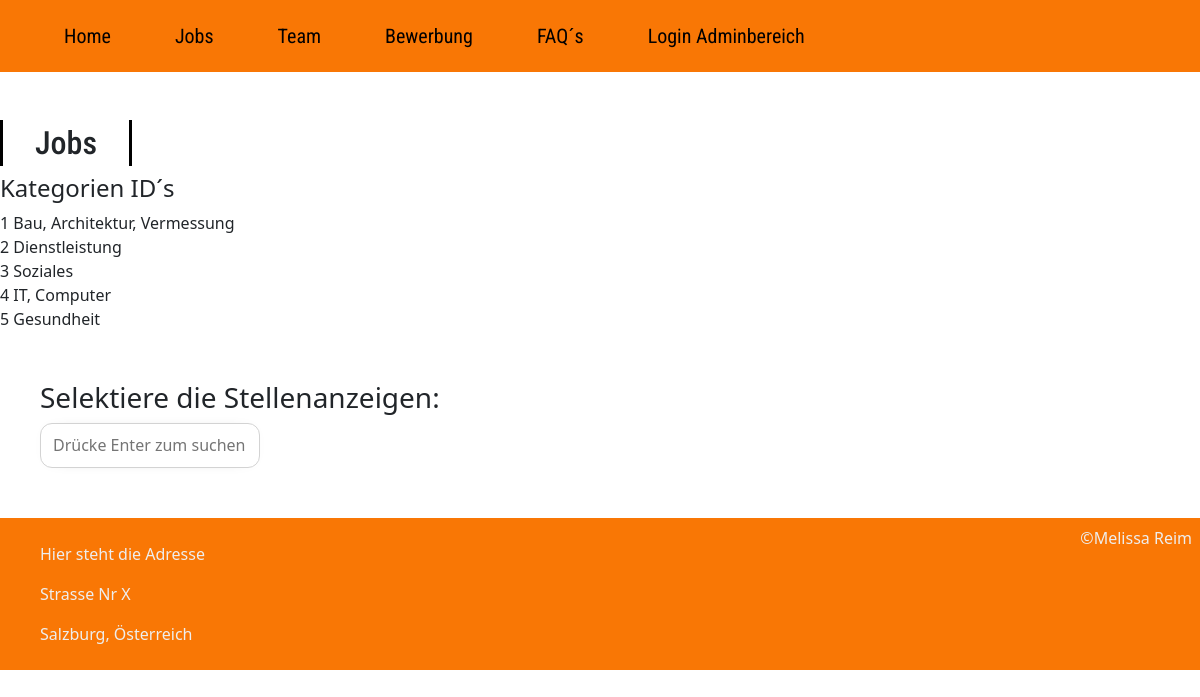
Page /PHP/index.php?seite=jobs on the earlier database version.
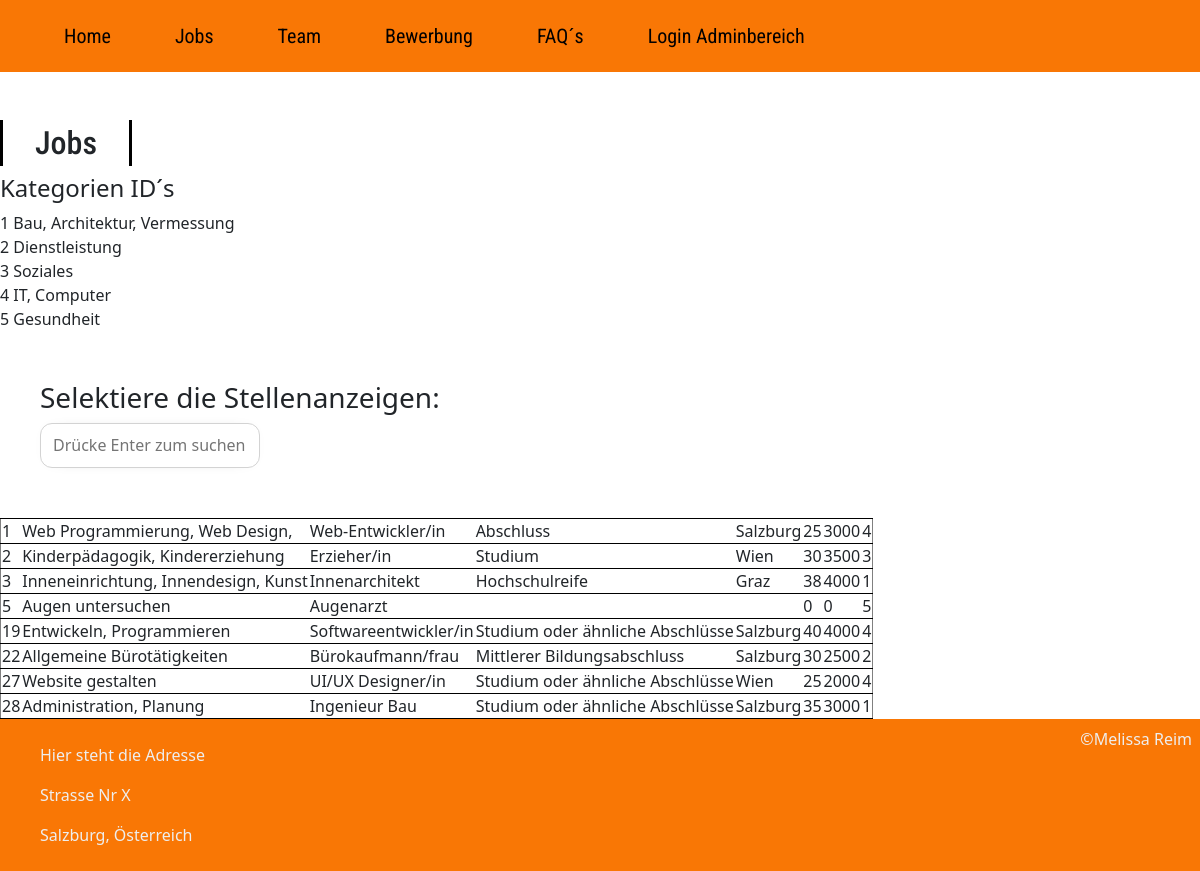
Same page on the later database version.
### tables this page shows
CREATE TABLE `jobs` (
  `id` int(10) UNSIGNED NOT NULL,
  `jobs` varchar(255) NOT NULL,
  `titel` varchar(255) NOT NULL,
  `kategorie_id` int(10) UNSIGNED NOT NULL,
  `qualifikation` varchar(255) NOT NULL,
  `dienstort` varchar(50) NOT NULL,
  `stundenausmaß` varchar(255) NOT NULL,
  `mindestgehalt_euro` varchar(255) NOT NULL,
  `datum` datetime NOT NULL DEFAULT current_timestamp()
);

### PHP/index.php (called while the page is built, shortened)
<?php
include "kopf.php";
?>
<?php
if (empty($_GET["seite"])){
    $site = "home";
} else{
    $site = $_GET["seite"];
}
if($site == "home") {
    $include_datei = "inhalte/home.php";
    $seitentitel ="Find your passion";
} else if ($site == "jobs") {
    $include_datei = "inhalte/jobs.php";
} else if ($site == "ueberuns") {
    $include_datei = "inhalte/ueberuns.php";
    $seitentitel ="Team";
} else if ($site == "bewerbung") {
    $include_datei = "inhalte/bewerbung.php";
    $seitentitel ="Bewerben.";
} else if ($site == "faq") {
    $include_datei = "inhalte/faq.php";
    $seitentitel ="FAQ´s";
} else {
    $include_datei = "error404.php";
}
?>
<?php
include  $include_datei;
include "fuss.php";
?>

### PHP/admin/funktionen.php (called while the page is built, shortened)
<?php
$db = mysqli_connect("localhost", "root", "", "getajob");
mysqli_set_charset($db, "utf8");
function query ($sql_befehl) {
    global $db;
    $result = mysqli_query($db, $sql_befehl);
    return $result;
}

### PHP/inhalte/jobs.php (the view, shortened to what this page needs)
<?php include "admin/funktionen.php"; ?>
</head>
<body>
    <h2 class="page-heading">Jobs</h2>
    <h4>Kategorien ID´s</h4>
    <p>1 Bau, Architektur, Vermessung <br> 2 Dienstleistung<br> 3 Soziales<br> 4 IT, Computer<br> 5 Gesundheit</p>
    <div id="searching">
        <h3>Selektiere die Stellenanzeigen:</h3>
        <input id="jobSearchInput" placeholder="Drücke Enter zum suchen ..." type="text" name="text" class="input">
    </div>
    <?php
    $result = query("SELECT * FROM jobs ORDER BY id ASC");
    echo "<table id='myTable' border='1'>";
    echo "<tbody>";
    while ($row = mysqli_fetch_assoc($result)) {
        echo "<tr style='border-bottom: 1px solid black;'>";
        echo "<td>" . $row["id"] . "</td>";
        echo "<td>" . $row["jobs"] . "</td>";
        echo "<td>" . $row["titel"] . "</td>";
        echo "<td>" . $row["qualifikation"] . "</td>";
        echo "<td>" . $row["dienstort"] . "</td>";
        echo "<td>" . $row["stundenausmaß"] . "</td>";
        echo "<td>" . $row["mindestgehalt_euro"] . "</td>";
        echo "<td>" . $row["kategorie_id"] . "</td>";
        echo "</tr>";
    }
    echo "</tbody>";
    echo "</table>";
    ?>

### PHP/kopf.php (shortened to what this page needs)
  <link rel="stylesheet" href="https://use.fontawesome.com/releases/v5.1.0/css/all.css"
>
<link rel="stylesheet" href="style.css">
<link
rel="stylesheet"
href="../vendor/bootstrap-5.3.2-dist/css/bootstrap.css"
/>
    <nav>
        <div id="logo-img">
            <a href="#">
            </a>
            <p class="slogan"><bold>Getajob</bold> <br> Find your passion</p>
        </div>
        <ul>
            <li>
                <a href="index.html">Home</a>
            </li>
            <li>
                <a href="jobs.html">Jobs</a>
            </li>
            <li>
                <a href="ueberuns.html">Team</a>
            </li>
            <li>
                <a href="login.html">Login</a>
            </li>
            <li>
                <a href="bewerbung.html">Bewerben</a>
            </li>
            <li>
                <a href="faq.html">FAQ´s</a>
            </li>
        </ul>
    </nav>
<?php include "nav.php"; ?>

### PHP/nav.php
<?php
$nav_punkte = array(
    "home" => "Home"
    , "jobs" => "Jobs"
    , "ueberuns" => "Team"
    , "bewerbung" => "Bewerbung"
    , "faq" => "FAQ´s"
);
echo "<nav><ul>";
foreach ($nav_punkte as $href => $nav_punkt) {
    echo '<li ';
    if (true == $href) {
        echo 'class="active"';
    }
    echo '><a href="?seite=';
    echo $href . '">' . $nav_punkt;
    echo "</a></li>" ;
  }
echo "<li><a href='admin/login.php'>Login Adminbereich</a></li></ul></nav>";
?>

### PHP/fuss.php (shortened to what this page needs)
  <link rel="stylesheet" href="https://use.fontawesome.com/releases/v5.1.0/css/all.css"
>
<link rel="stylesheet" href="style.css">
<link
rel="stylesheet"
href="../vendor/bootstrap-5.3.2-dist/css/bootstrap.css"
/>
<footer>
            <div id="left-footer">
                <p>
                    <ul>
                        <li>
                            <p>Hier steht die Adresse</p>
                        </li>
                        <li>
                            <p>Strasse Nr X</p>
                        </li>
                        <li>
                            <p>Salzburg, Österreich</p>
                        </li>
                    </ul>
                </p>
            </div>
            &copy; <?php// echo "2024 - " . date("Y"); echo $nav_punkte[$site]; ?> <p> Melissa Reim</p>
        </footer>

### PHP/style.css (style rules this page uses)
body { font-family: "Roboto", sans-serif; margin: 0; }
p { line-height: 1.5; }
a { text-decoration: none; color: black; }
input, textarea { height: 32px; padding: 0 16px; font-family: "Roboto Condensed", sans-serif; font-size: 20px; border: none; box-shadow: inset 8px 3px 18px -4px rgba(0, 0, 0, 0.4); }
.input { width: 100%; max-width: 220px; height: 45px; padding: 12px; border-radius: 12px; border: 1.5px solid lightgrey; outline: none; transition: all 0.3s cubic-bezier(0.19, 1, 0.22, 1); box-shadow: 0px 0px 20px -18px; }
nav { height: 72px; width: 100%; margin: 0; position: fixed; font-family: "Roboto Condensed", sans-serif; font-size: 20px; display: flex; justify-content: space-between; padding: 0 16px 0 0; box-sizing: border-box; z-index: 100; background: rgb(249, 119, 5); }
nav a { padding: 0 32px; color: rgb(3, 0, 0); transition: 0.4s; text-decoration: none; background: rgb(249, 119, 5); }
nav ul { display: flex; list-style: none; justify-content: space-around; align-items: center; height: 100%; margin: 0; }
.slogan { font-size: 15px; margin: 10px; color: rgb(249, 119, 5); background: rgb(249, 119, 5); }
#logo-img { display: flex; height: 100%; background: #f4d0a8; padding: 0 32px; align-items: center; color: white; transition: 0.4s; background: rgb(249, 119, 5); }
#searching { margin-top: 50px; margin-bottom: 50px; display: flex; justify-content: space-between; flex-flow: column; padding-left: 40px; padding-right: 150px; }
footer { background: rgb(249, 119, 5); padding: 8px; color: #eee; display: flex; }
footer #left-footer { flex: 1; border-right: 1px solid rgb(249, 119, 5); padding-left: 32px; }
footer #left-footer ul { padding: 0; list-style: none; line-height: 1.5; }
.page-heading { font-size: 32px; font-family: "Roboto Condensed", sans-serif; border-left: 3px solid black; border-right: 3px solid black; transition: all 0.4s; display: inline-block; padding: 4px 32px; margin-top: 120px; }

Differences in the rows shown:
added jobs: id "1", jobs "Web Programmierung, Web Design,", titel "Web-Entwickler/in", qualifikation "Abschluss", dienstort "Salzburg", stundenausmaß "25", mindestgehalt_euro "3000", kategorie "4"
added jobs: id "2", jobs "Kinderpädagogik, Kindererziehung", titel "Erzieher/in", qualifikation "Studium", dienstort "Wien", stundenausmaß "30", mindestgehalt_euro "3500", kategorie "3"
added jobs: id "3", jobs "Inneneinrichtung, Innendesign, Kunst", titel "Innenarchitekt", qualifikation "Hochschulreife", dienstort "Graz", stundenausmaß "38", mindestgehalt_euro "4000", kategorie "1"
added jobs: id "5", jobs "Augen untersuchen", titel "Augenarzt", stundenausmaß "0", mindestgehalt_euro "0", kategorie "5"
added jobs: id "19", jobs "Entwickeln, Programmieren", titel "Softwareentwickler/in", qualifikation "Studium oder ähnliche Abschlüsse", dienstort "Salzburg", stundenausmaß "40", mindestgehalt_euro "4000", kategorie "4"
added jobs: id "22", jobs "Allgemeine Bürotätigkeiten", titel "Bürokaufmann/frau", qualifikation "Mittlerer Bildungsabschluss", dienstort "Salzburg", stundenausmaß "30", mindestgehalt_euro "2500", kategorie "2"
added jobs: id "27", jobs "Website gestalten", titel "UI/UX Designer/in", qualifikation "Studium oder ähnliche Abschlüsse", dienstort "Wien", stundenausmaß "25", mindestgehalt_euro "2000", kategorie "4"
added jobs: id "28", jobs "Administration, Planung", titel "Ingenieur Bau", qualifikation "Studium oder ähnliche Abschlüsse", dienstort "Salzburg", stundenausmaß "35", mindestgehalt_euro "3000", kategorie "1"
